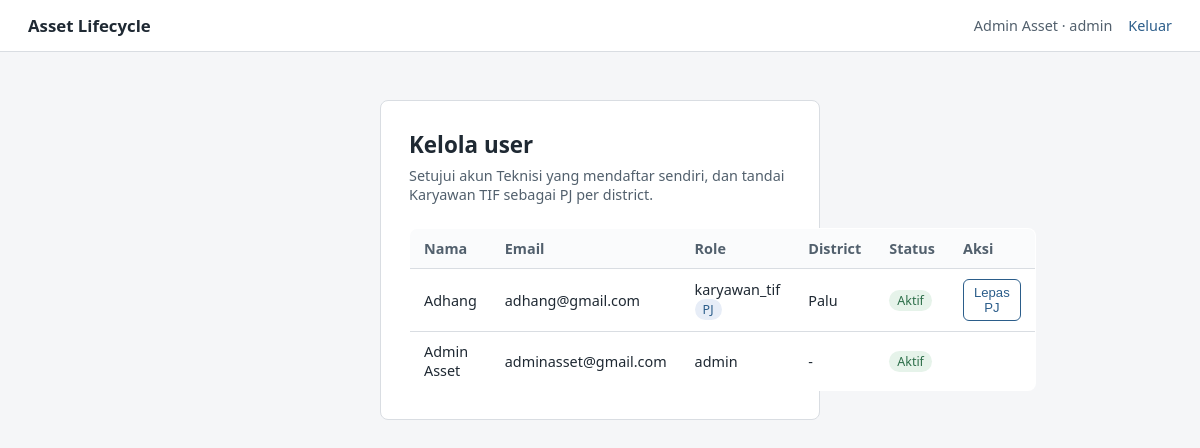
Before: /auth/admin/users (signed in) with the older database file.
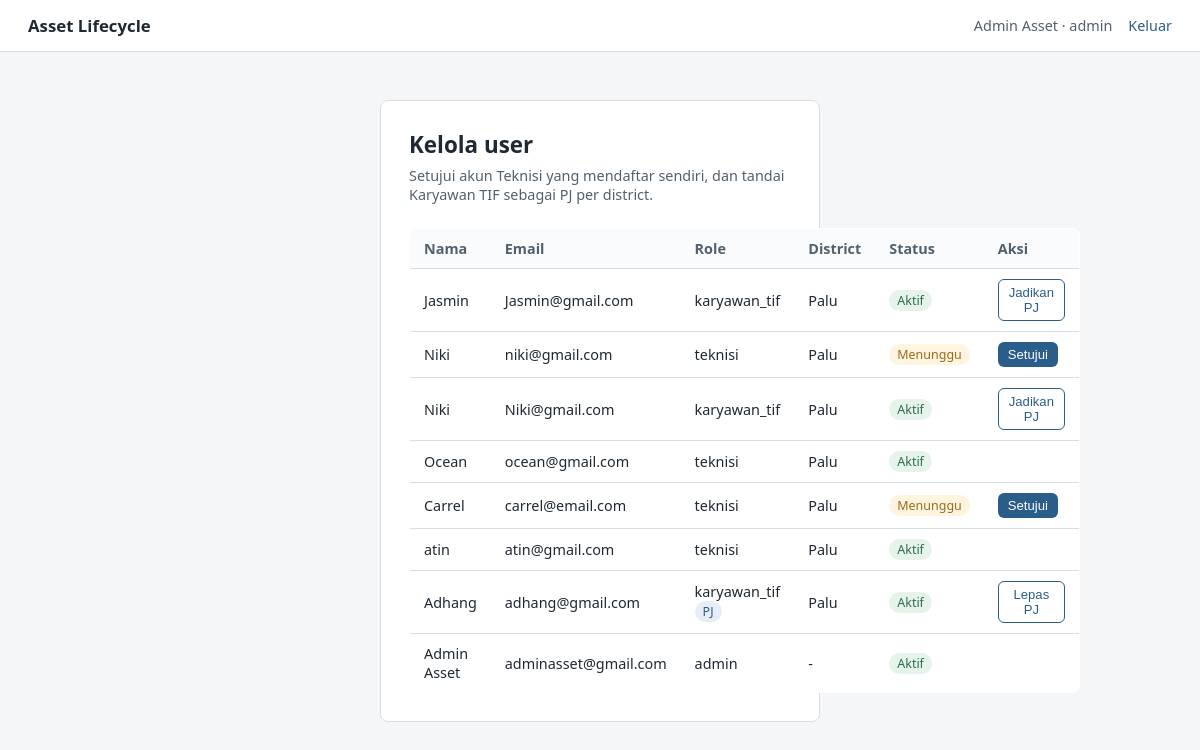
After: the same page with the newer database file.
### app/models/user.py (models this page shows, shortened)
class User(db.Model, UserMixin):
    __tablename__ = "user"
    user_id = db.Column(db.Integer, primary_key=True)
    name = db.Column(db.String(150), nullable=False)
    email = db.Column(db.String(150), unique=True)
    password = db.Column(db.String(255))
    role = db.Column(db.String(20), nullable=False)  # 'admin' / 'karyawan_tif' / 'teknisi'
    is_pj = db.Column(db.Boolean, default=False)
    district = db.Column(db.String(100))
    status = db.Column(db.String(20), default="aktif")  # 'aktif' / 'pending'
    avatar_path = db.Column(db.String(255), nullable=True)  # path relatif ke static/avatars/
    created_at = db.Column(db.DateTime, default=datetime.utcnow)
    updated_at = db.Column(db.DateTime, onupdate=datetime.utcnow)

### app/modules/auth/routes.py (the view)
@auth_bp.route("/admin/users")
@login_required
@role_required("admin")
def manage_users():
    users = User.query.order_by(User.created_at.desc()).all()
    return render_template("auth/manage_users.html", users=users)

### app/templates/auth/manage_users.html (shortened to what this page needs)
{% extends "base.html" %}
{% block content %}
<div class="page page--wide" style="margin:0;padding:0;max-width:none;">
<div class="card">
    <h1>Kelola user</h1>
    <p class="subtitle">Setujui akun Teknisi yang mendaftar sendiri, dan tandai Karyawan TIF sebagai PJ per district.</p>
    <table>
        <thead>
            <tr>
                <th>Nama</th>
                <th>Email</th>
                <th>Role</th>
                <th>District</th>
                <th>Status</th>
                <th>Aksi</th>
            </tr>
        </thead>
        <tbody>
            {% for user in users %}
            <tr>
                <td>{{ user.name }}</td>
                <td>{{ user.email }}</td>
                <td>
                    {{ user.role }}
                    {% if user.is_pj %}<span class="badge badge--pj">PJ</span>{% endif %}
                </td>
                <td>{{ user.district or "-" }}</td>
                <td>
                    {% if user.status == "pending" %}
                        <span class="badge badge--pending">Menunggu</span>
                    {% else %}
                        <span class="badge badge--aktif">Aktif</span>
                    {% endif %}
                </td>
                <td>
                    {% if user.status == "pending" %}
                    <form class="inline-form" method="POST" action="{{ url_for('auth.approve_user', user_id=user.user_id) }}">
                        <button type="submit" class="btn btn--small">Setujui</button>
                    </form>
                    {% endif %}
                    {% if user.role == "karyawan_tif" %}
                    <form class="inline-form" method="POST" action="{{ url_for('auth.toggle_pj', user_id=user.user_id) }}">
                        <button type="submit" class="btn btn--secondary btn--small">
                            {{ "Lepas PJ" if user.is_pj else "Jadikan PJ" }}
                        </button>
                    </form>
                    {% endif %}
                </td>
            </tr>
            {% endfor %}
        </tbody>
    </table>
</div>
</div>
{% endblock %}

### app/templates/base.html (shortened to what this page needs)
<!DOCTYPE html>
<html lang="id">
<head>
    <link rel="stylesheet" href="{{ url_for('static', filename='style.css') }}">
</head>
<body>
    <header class="topbar">
        <a href="{{ url_for('index') }}" class="topbar__brand">Asset Lifecycle</a>
        <nav class="topbar__nav">
            {% if current_user.is_authenticated %}
                <span class="topbar__user">{{ current_user.name }} &middot; {{ current_user.role }}{% if current_user.is_pj %} &middot; PJ{% endif %}</span>
                <a href="{{ url_for('auth.logout') }}">Keluar</a>
            {% else %}
                <a href="{{ url_for('auth.login') }}">Masuk</a>
            {% endif %}
        </nav>
    </header>
    <main class="page">
        {% block content %}{% endblock %}
    </main>
</body>
</html>

### app/static/style.css (style rules this page uses)
:root { --ink: #1f2933; --ink-soft: #52606d; --line: #d9dde2; --surface: #ffffff; --bg: #f5f6f8; --accent: #2b5d8a; --accent-hover: #234a6f; --error-bg: #fbe9e7; --error-ink: #9c3b2e; --success-bg: #e6f3ea; --success-ink: #2c6e49; }
* { box-sizing: border-box; }
body { margin: 0; font-family: "Segoe UI", system-ui, -apple-system, sans-serif; color: var(--ink); background: var(--bg); }
.topbar { display: flex; justify-content: space-between; align-items: center; padding: 14px 28px; background: var(--surface); border-bottom: 1px solid var(--line); }
.topbar__brand { font-weight: 600; font-size: 1.05rem; color: var(--ink); text-decoration: none; }
.topbar__nav { display: flex; align-items: center; gap: 16px; font-size: 0.9rem; }
.topbar__nav a { color: var(--accent); text-decoration: none; }
.topbar__user { color: var(--ink-soft); }
.page { max-width: 480px; margin: 48px auto; padding: 0 20px; }
.page--wide { max-width: 900px; }
.card { background: var(--surface); border: 1px solid var(--line); border-radius: 8px; padding: 28px; }
h1 { font-size: 1.4rem; margin: 0 0 6px; }
.subtitle { color: var(--ink-soft); font-size: 0.9rem; margin: 0 0 24px; }
button, .btn { display: inline-block; margin-top: 20px; padding: 10px 16px; background: var(--accent); color: white; border: none; border-radius: 6px; font-size: 0.95rem; cursor: pointer; text-decoration: none; }
.btn--secondary { background: transparent; color: var(--accent); border: 1px solid var(--accent); }
table { width: 100%; border-collapse: collapse; background: var(--surface); border: 1px solid var(--line); border-radius: 8px; overflow: hidden; }
th, td { text-align: left; padding: 10px 14px; border-bottom: 1px solid var(--line); font-size: 0.9rem; }
th { background: #fafbfc; color: var(--ink-soft); font-weight: 600; }
tr:last-child td { border-bottom: none; }
.badge { display: inline-block; padding: 2px 8px; border-radius: 999px; font-size: 0.78rem; }
.badge--pending { background: #fff4e0; color: #9a6b1c; }
.badge--aktif { background: var(--success-bg); color: var(--success-ink); }
.badge--pj { background: #e7edf7; color: var(--accent); }
.inline-form { display: inline; }
.btn--small { margin-top: 0; padding: 5px 10px; font-size: 0.82rem; }

Changed rows visible on the page:
added User: name "Jasmin", email "Jasmin@gmail.com", role "karyawan_tif", district "Palu", status "Aktif", is_pj "Jadikan PJ"
added User: name "Niki", email "niki@gmail.com", role "teknisi", district "Palu", status "Menunggu"
added User: name "Niki", email "Niki@gmail.com", role "karyawan_tif", district "Palu", status "Aktif", is_pj "Jadikan PJ"
added User: name "Ocean", email "ocean@gmail.com", role "teknisi", district "Palu", status "Aktif"
added User: name "Carrel", email "carrel@email.com", role "teknisi", district "Palu", status "Menunggu"
added User: name "atin", email "atin@gmail.com", role "teknisi", district "Palu", status "Aktif"
